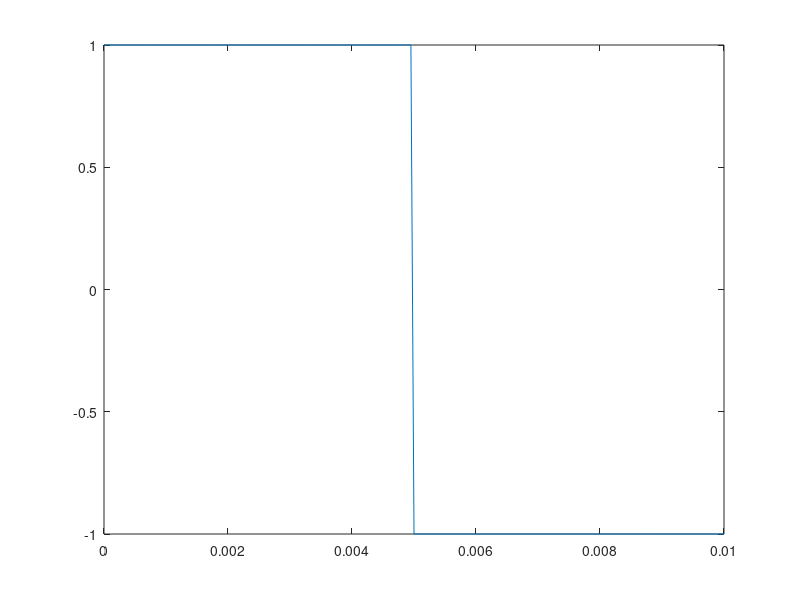

Write the MATLAB code that produced this figure.
x = [0.000000 0.000050 0.000100 0.000150 0.000200 0.000250 0.000300 0.000350 0.000400 0.000450 0.000500 0.000550 0.000600 0.000650 0.000700 0.000750 0.000800 0.000850 0.000900 0.000950 0.001000 0.001050 0.001100 0.001150 0.001200 0.001250 0.001300 0.001350 0.001400 0.001450 0.001500 0.001550 0.001600 0.001650 0.001700 0.001750 0.001800 0.001850 0.001900 0.001950 0.002000 0.002050 0.002100 0.002150 0.002200 0.002250 0.002300 0.002350 0.002400 0.002450 0.002500 0.002550 0.002600 0.002650 0.002700 0.002750 0.002800 0.002850 0.002900 0.002950 0.003000 0.003050 0.003100 0.003150 0.003200 0.003250 0.003300 0.003350 0.003400 0.003450 0.003500 0.003550 0.003600 0.003650 0.003700 0.003750 0.003800 0.003850 0.003900 0.003950 0.004000 0.004050 0.004100 0.004150 0.004200 0.004250 0.004300 0.004350 0.004400 0.004450 0.004500 0.004550 0.004600 0.004650 0.004700 0.004750 0.004800 0.004850 0.004900 0.004950 0.005000 0.005050 0.005100 0.005150 0.005200 0.005250 0.005300 0.005350 0.005400 0.005450 0.005500 0.005550 0.005600 0.005650 0.005700 0.005750 0.005800 0.005850 0.005900 0.005950 0.006000 0.006050 0.006100 0.006150 0.006200 0.006250 0.006300 0.006350 0.006400 0.006450 0.006500 0.006550 0.006600 0.006650 0.006700 0.006750 0.006800 0.006850 0.006900 0.006950 0.007000 0.007050 0.007100 0.007150 0.007200 0.007250 0.007300 0.007350 0.007400 0.007450 0.007500 0.007550 0.007600 0.007650 0.007700 0.007750 0.007800 0.007850 0.007900 0.007950 0.008000 0.008050 0.008100 0.008150 0.008200 0.008250 0.008300 0.008350 0.008400 0.008450 0.008500 0.008550 0.008600 0.008650 0.008700 0.008750 0.008800 0.008850 0.008900 0.008950 0.009000 0.009050 0.009100 0.009150 0.009200 0.009250 0.009300 0.009350 0.009400 0.009450 0.009500 0.009550 0.009600 0.009650 0.009700 0.009750 0.009800 0.009850 0.009900 0.009950 0.010000 ];

y = [1.000000 1.000000 1.000000 1.000000 1.000000 1.000000 1.000000 1.000000 1.000000 1.000000 1.000000 1.000000 1.000000 1.000000 1.000000 1.000000 1.000000 1.000000 1.000000 1.000000 1.000000 1.000000 1.000000 1.000000 1.000000 1.000000 1.000000 1.000000 1.000000 1.000000 1.000000 1.000000 1.000000 1.000000 1.000000 1.000000 1.000000 1.000000 1.000000 1.000000 1.000000 1.000000 1.000000 1.000000 1.000000 1.000000 1.000000 1.000000 1.000000 1.000000 1.000000 1.000000 1.000000 1.000000 1.000000 1.000000 1.000000 1.000000 1.000000 1.000000 1.000000 1.000000 1.000000 1.000000 1.000000 1.000000 1.000000 1.000000 1.000000 1.000000 1.000000 1.000000 1.000000 1.000000 1.000000 1.000000 1.000000 1.000000 1.000000 1.000000 1.000000 1.000000 1.000000 1.000000 1.000000 1.000000 1.000000 1.000000 1.000000 1.000000 1.000000 1.000000 1.000000 1.000000 1.000000 1.000000 1.000000 1.000000 1.000000 1.000000 -1.000000 -1.000000 -1.000000 -1.000000 -1.000000 -1.000000 -1.000000 -1.000000 -1.000000 -1.000000 -1.000000 -1.000000 -1.000000 -1.000000 -1.000000 -1.000000 -1.000000 -1.000000 -1.000000 -1.000000 -1.000000 -1.000000 -1.000000 -1.000000 -1.000000 -1.000000 -1.000000 -1.000000 -1.000000 -1.000000 -1.000000 -1.000000 -1.000000 -1.000000 -1.000000 -1.000000 -1.000000 -1.000000 -1.000000 -1.000000 -1.000000 -1.000000 -1.000000 -1.000000 -1.000000 -1.000000 -1.000000 -1.000000 -1.000000 -1.000000 -1.000000 -1.000000 -1.000000 -1.000000 -1.000000 -1.000000 -1.000000 -1.000000 -1.000000 -1.000000 -1.000000 -1.000000 -1.000000 -1.000000 -1.000000 -1.000000 -1.000000 -1.000000 -1.000000 -1.000000 -1.000000 -1.000000 -1.000000 -1.000000 -1.000000 -1.000000 -1.000000 -1.000000 -1.000000 -1.000000 -1.000000 -1.000000 -1.000000 -1.000000 -1.000000 -1.000000 -1.000000 -1.000000 -1.000000 -1.000000 -1.000000 -1.000000 -1.000000 -1.000000 -1.000000 -1.000000 -1.000000 -1.000000 -1.000000 -1.000000 -1.000000 ];

plot(x, y);

